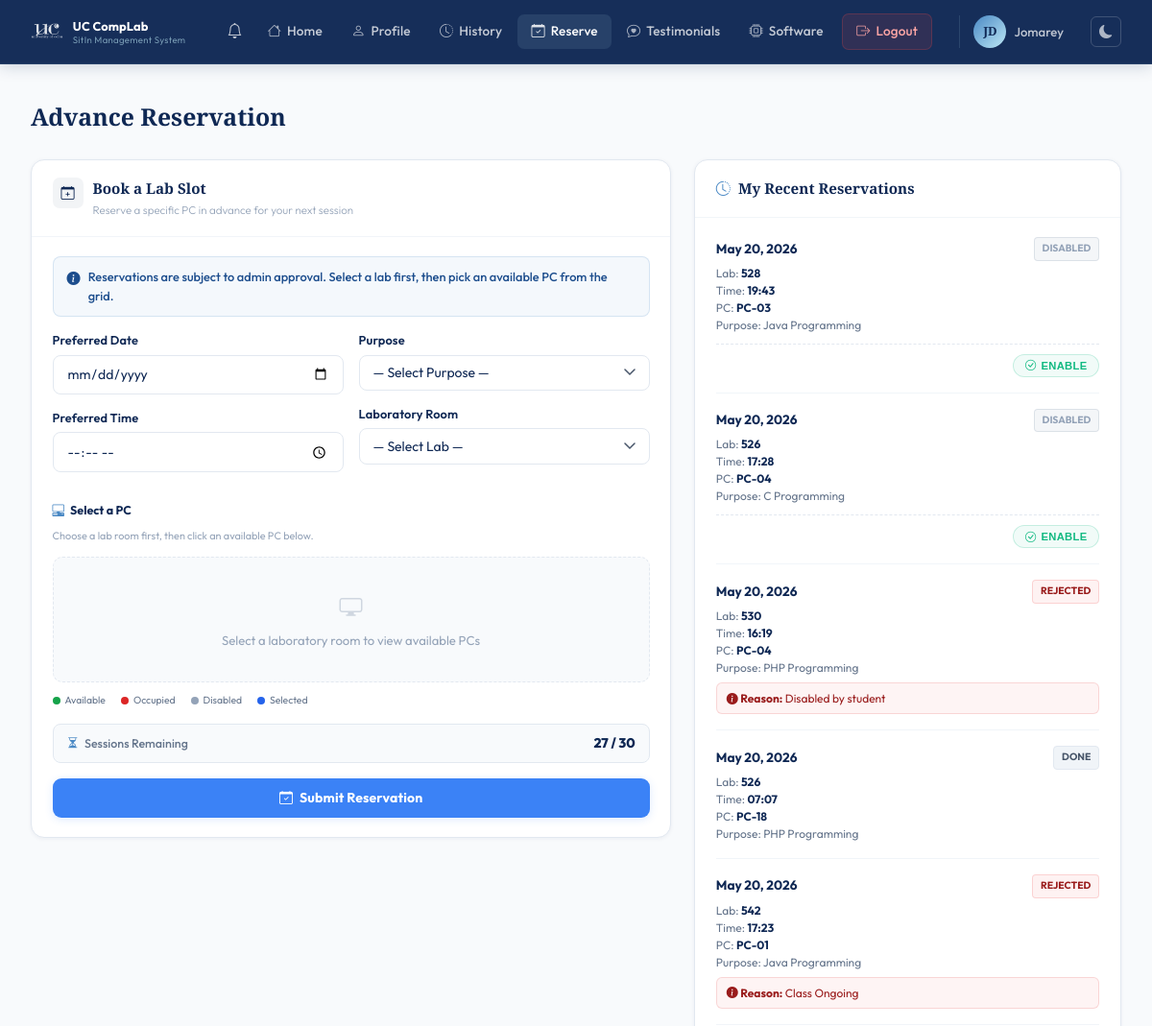
The app's page /pages/reserve.php (signed in, upper part), older data.
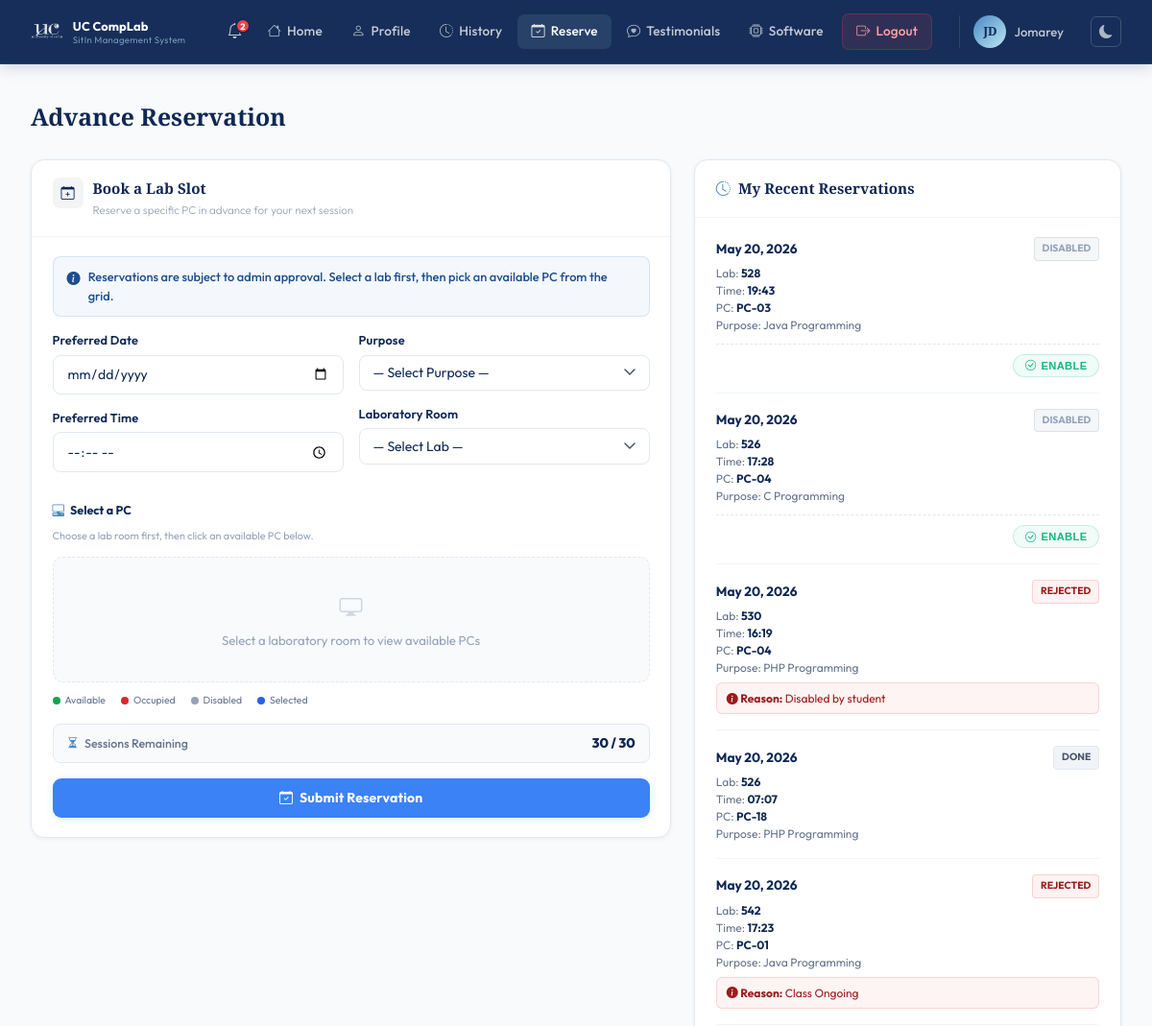
The same page, newer data.
### tables this page shows
CREATE TABLE users (
            id                 INTEGER PRIMARY KEY AUTOINCREMENT,
            first_name         TEXT    NOT NULL,
            last_name          TEXT    NOT NULL,
            middle_name        TEXT,
            student_id         TEXT    UNIQUE NOT NULL,
            course             TEXT    NOT NULL,
            course_level       INTEGER NOT NULL,
            email              TEXT    UNIQUE NOT NULL,
            address            TEXT    NOT NULL,
            password           TEXT    NOT NULL,
            remaining_sessions INTEGER DEFAULT 30,
            created_at         DATETIME DEFAULT CURRENT_TIMESTAMP
        , profile_picture TEXT, points INTEGER DEFAULT 0);

### includes/auth.php (called while the page is built, shortened)
<?php
function getUnreadCount(PDO $db): int {
    $stmt = $db->prepare("SELECT COUNT(*) FROM notifications WHERE user_id = ? AND is_read = 0");
    $stmt->execute([$_SESSION['user_id']]);
    return (int) $stmt->fetchColumn();
}

### pages/reserve.php (the view, shortened to what the changed rows need)
<?php
$base = '../';
require_once __DIR__ . '/../includes/auth.php';
$db  = getDB();
$uid = $_SESSION['user_id'];
$stmt = $db->prepare("SELECT * FROM users WHERE id = ?");
$stmt->execute([$uid]);
$user = $stmt->fetch();
$remainingSessions = (int)($user['remaining_sessions'] ?? 30);
$sessBadgeClass = $remainingSessions > 10 ? 'sess-ok' : ($remainingSessions > 0 ? 'sess-warn' : 'sess-empty');
require_once __DIR__ . '/../includes/header.php';
echo '<link rel="stylesheet" href="' . $base . 'assets/css/user.css">';
?>
<?php require_once __DIR__ . '/../includes/user-navbar.php'; ?>
<div class="user-page">
  <div class="user-page-inner">
    <div class="res-page-wrap">
      <h1 class="res-page-title">Advance Reservation</h1>
      <div class="res-layout">
        <div class="res-form-col">
          <div class="res-card">
        <div class="res-card-body">
          <form method="POST" action="" id="reserveForm">
            <div class="res-sess-row" style="margin-bottom:1rem;">
              <span class="res-sess-lbl"><i class="bi bi-hourglass-split"></i> Sessions Remaining</span>
              <span class="res-sess-badge <?= $sessBadgeClass ?>"><?= $remainingSessions ?> / 30</span>
            </div>
          </form>
        </div>
      </div>
        </div>
      </div>
    </div>
  </div>
</div>
<?php require_once __DIR__ . '/../includes/footer.php'; ?>

### includes/user-navbar.php (shortened to what the changed rows need)
<?php
$_unread      = isset($db) ? getUnreadCount($db) : 0;
$_currentUser = $_SESSION['user'] ?? [];
$_initials    = strtoupper(
    substr($_currentUser['first_name'] ?? 'U', 0, 1) .
    substr($_currentUser['last_name']  ?? '',  0, 1)
);
$_profilePic = null;
?>
<nav class="user-navbar">
  <div class="user-nav-container">
    <ul class="user-nav-links">
      <li class="notif-wrapper">
        <button class="notif-btn" id="notifToggle" aria-label="Notifications">
          <i class="bi bi-bell"></i>
          <?php if ($_unread > 0): ?>
            <span class="notif-badge"><?= $_unread > 9 ? '9+' : $_unread ?></span>
          <?php endif; ?>
        </button>
      </li>
    </ul>
    <div class="user-avatar-wrap">
      <?php if ($_profilePic): ?>
        <img src="<?= htmlspecialchars($_profilePic) ?>"
             alt="<?= htmlspecialchars($_currentUser['first_name'] ?? '') ?>"
             class="user-avatar-photo" />
      <?php else: ?>
        <div class="user-avatar"><?= $_initials ?></div>
      <?php endif; ?>
      <span class="user-name-short"><?= htmlspecialchars($_currentUser['first_name'] ?? '') ?></span>
    </div>
  </div>
</nav>

Row changes from the older to the newer data that the page shows:
changed users "Jomarey": remaining_sessions "27" → "30"
Text that changed along with them:
$_unread: (not shown) → "2"
